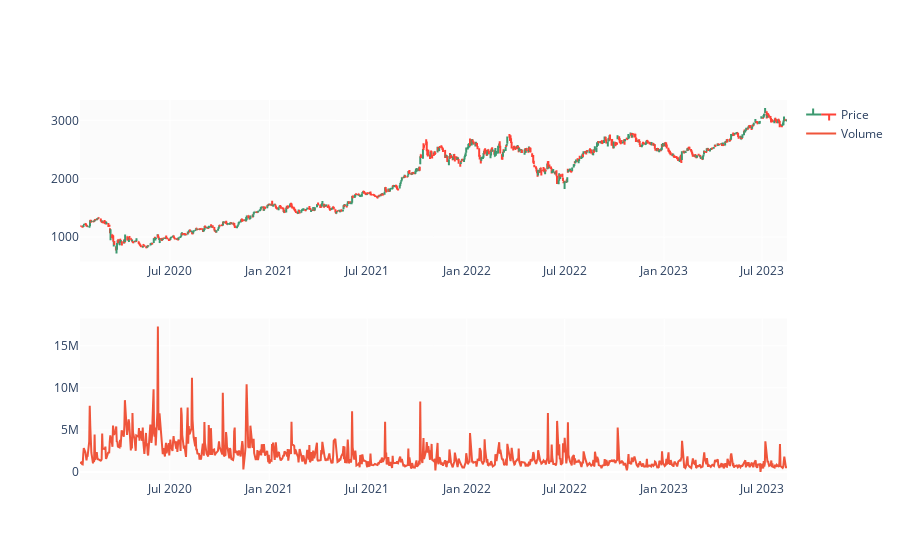

Here is the notebook cell this chart was saved with:
### Code cell
fig = make_subplots(rows=2, cols=1)
27,2119.949951,2119.949951,2086.199951,2105.500000,2020.358887,2349001

fig.add_trace(go.Ohlc(x=df.Date,
                      open=df.Open,
                      high=df.High,
                      low=df.Low,
                      close=df.Close,
                      name='Price'), row=1, col=1)

fig.add_trace(go.Scatter(x=df.Date, y=df.Volume, name='Volume'), row=2, col=1)

fig.update(layout_xaxis_rangeslider_visible=False)
fig.show()

### Figure 1 — Plotly figure (JSON) as saved in the notebook; plotly's stock layout.template omitted (floating-point values rounded to 4 significant figures; data arrays with more than 128 entries replaced by an {"elided": "..."} marker saying what was removed)
{"data": [{"close": {"elided": "889 float values"}, "high": {"elided": "889 float values"}, "low": {"elided": "889 float values"}, "name": "Price", "open": {"elided": "889 float values"}, "type": "ohlc", "x": {"elided": "889 str values"}, "xaxis": "x", "yaxis": "y"}, {"name": "Volume", "type": "scatter", "x": {"elided": "889 str values"}, "xaxis": "x2", "y": {"elided": "889 int values"}, "yaxis": "y2"}], "layout": {"xaxis": {"anchor": "y", "domain": [0, 1], "rangeslider": {"visible": false}}, "xaxis2": {"anchor": "y2", "domain": [0, 1]}, "yaxis": {"anchor": "x", "domain": [0.575, 1]}, "yaxis2": {"anchor": "x2", "domain": [0, 0.425]}}}
